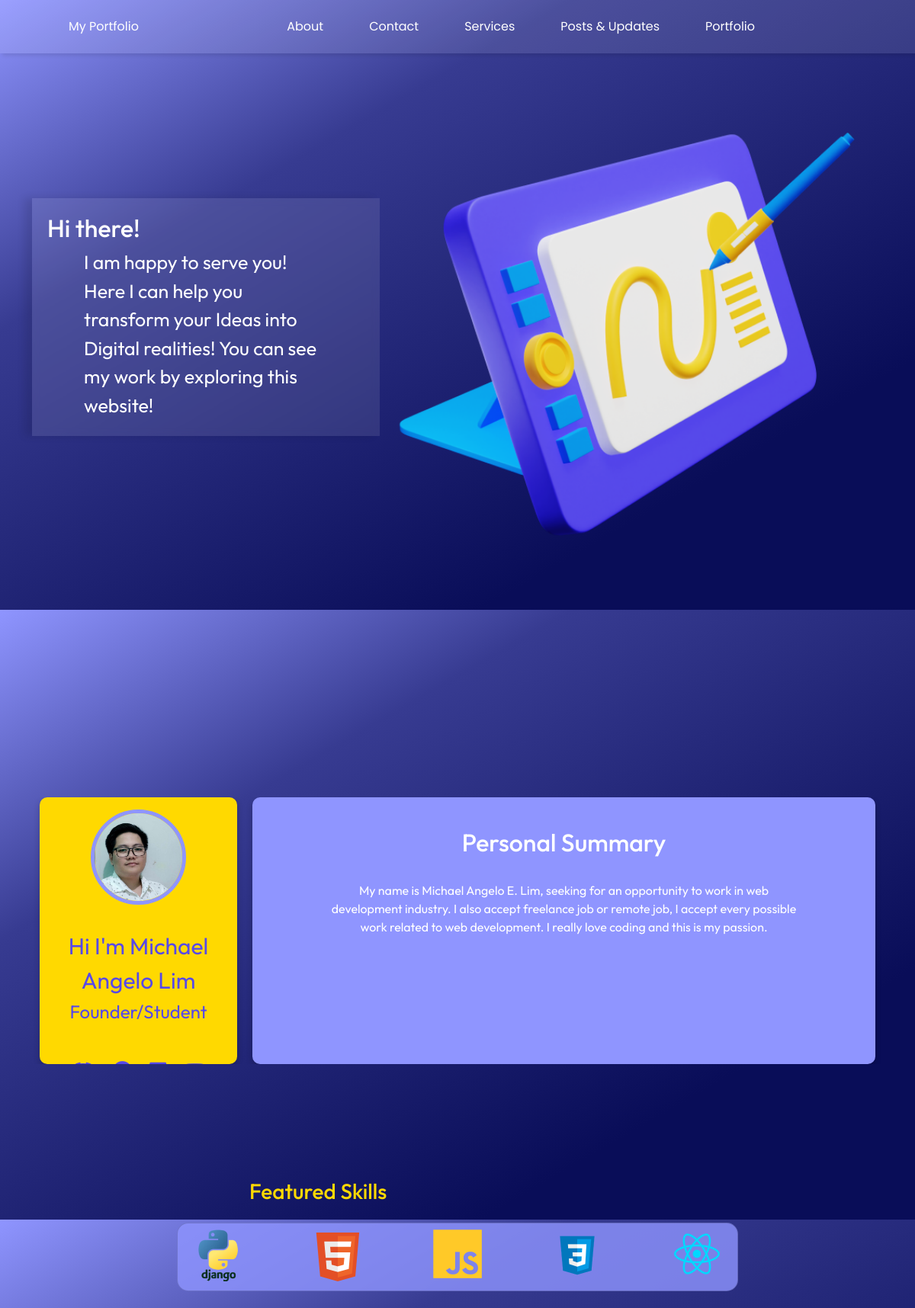
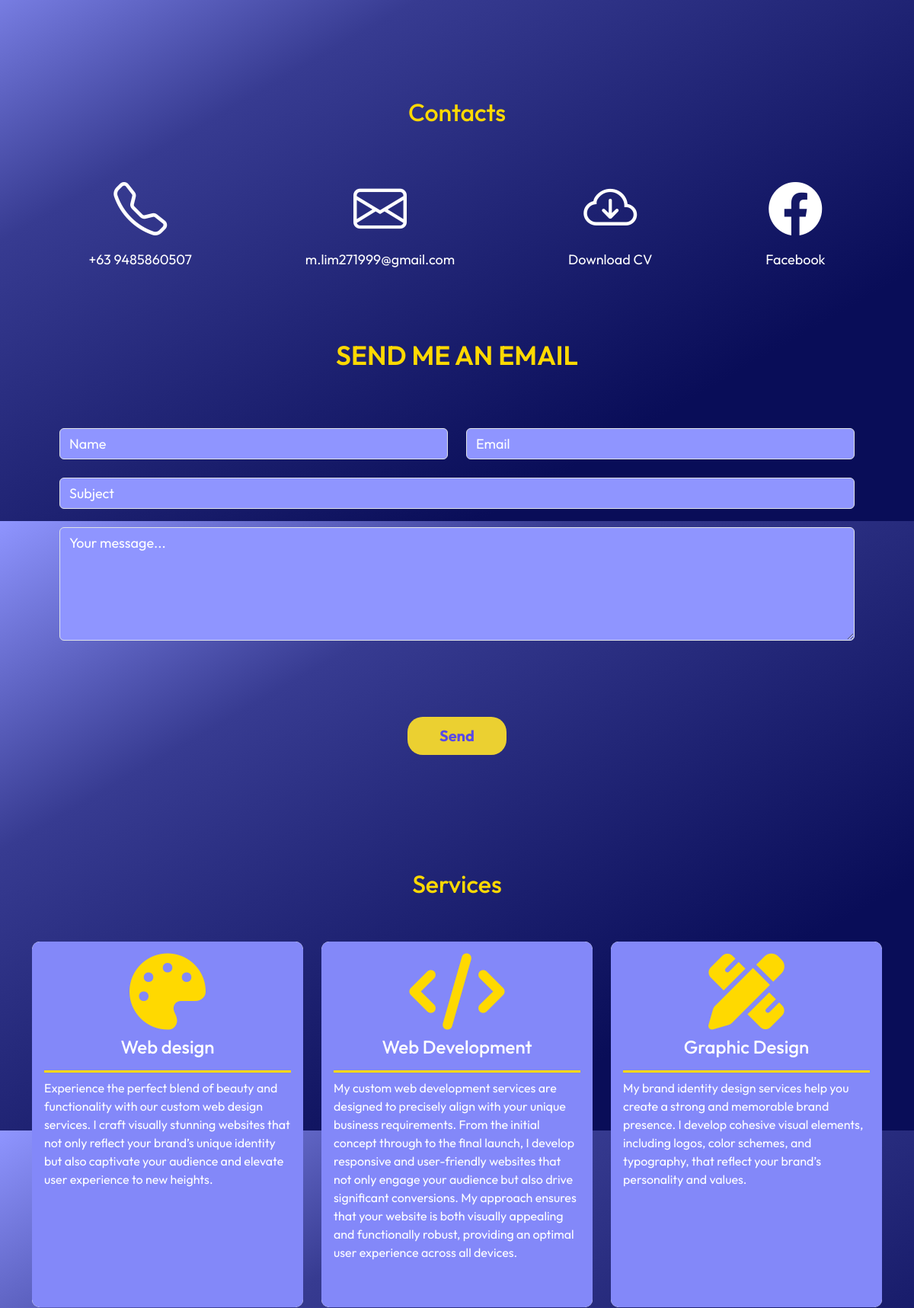
The page / (upper part) on the database its author committed (2 pictures, top to bottom).
### CV/models.py (models this page shows, shortened)
class Mainsection(models.Model):
    Description = models.CharField(max_length=200)
    showcaseimg = models.ImageField(upload_to='showcaseimage/')

class subsection(models.Model):
    Name = models.CharField(max_length=200)
    image = models.ImageField(upload_to='profileimage/', null=True, blank=True)
    personalsummary = models.CharField(max_length=500)
    featuredskills = models.ImageField(upload_to='skillicon/', null=True, blank=True)

### CV/views.py (the view)
# urls.py: path('', views.home, name='home'),
def home(request):
    sub = subsection.objects.all()
    main = Mainsection.objects.all()
    if request.method == "POST":
        Name = request.POST['Name']
        cx_email = request.POST['email']
        subject = request.POST['subject']
        feedback = request.POST['feedback']
        send_mail(
            'Name: ' + Name + ', Subject: ' + subject + ', ' + cx_email, # subject
            feedback, # message
            cx_email, # sender's email email
            ['agshards@gmail.com'] # receiver's email
        )
        messages.success(request, ('Thank you for your response!'))
        return render(request, 'home.html', {'main':main, 'sub':sub, 'Name':Name})
    else:
        return render(request, 'home.html', {'main':main, 'sub':sub})

### CV/templates/home.html (shortened to what this page needs)
{% extends 'base.html' %}
{%load static%}
{% block content %}
<div class="main-sec container">
        {% for msec in main %}
            <div class="text-box showimg">
                <h2>Hi there!</h2>
                <p>{{ msec.Description }}</p>
            </div>
            <div class="right">
                <img class="showimg" src="{{ msec.showcaseimg.url }}" alt="">
            </div>
        {% endfor %}
</div>
<div style="height: 300px; display: block;"></div>
<section id="aboutsection">
{% for sub in sub %}
<div class="sub-sec container">
    <div class="leftCard">
        <div class="card-left">
            <img src="{{ sub.image.url }}" class="mx-auto">
            <span>Hi I'm {{ sub.Name }}</span>
            <span class="leftCardTitle">Founder/Student</span>
            <div class="mx-auto mt-5">
                <div class="container">
                    <div class="contactlinks">
                        <a href="https://discord.gg/JhGNQwaeZt" class="fa-brands fa-discord"></a>
                        <a href="https://www.facebook.com/MichaelAngeloLim2799" class="fa-brands fa-facebook"></a>
                        <a href="https://www.linkedin.com/in/michael-angelo-lim-0a1b38300/" class="fa-brands fa-linkedin"></a>
                        <a href="https://www.youtube.com/@Greywolf2127" class="fa-brands fa-youtube"></a>
                    </div>
                </div>
            </div>
        </div>
    </div>
    <div class="rightCard">
        <div class="card-right">
            <h2>Personal Summary</h2>
            <p>{{ sub.personalsummary }}</p>
        </div>
    </div>
</div>
</section>
<div style="height: 150px; display: block;"></div>
<div class="container">
    <div class="row justify-content-center">
    <div class="col-6 mb-3">
        <h3 style="color: var(--text-yellow-100);">Featured Skills</h3>
    </div>
</div>
</div>
<div class="container">
    <div class="row">
        <div class="col-2">
        </div>
        <div class="col-8">
            <div class="card" id="featuredskills" style="background:rgba(143, 149, 255, 0.8); border-radius: 15px; height: 90px;">
                    <img class="mx-auto mt-2" src="{% static 'assets/skill icons.png' %}" alt="" style="max-width: fit-content;">
            </div>
        </div>
        <div class="col-2">
            </div>
        </div>
    </div>
{% endfor %}
<div style="height: 150px; display: block;"></div>
<section id="contactsection">
        <div class="container mb-5">
            <div class="contactheader mb-5">
                <div class="contactborder">
                    <h2>Contacts</h2>
                </div>
            </div>
            <div class="contactinfo">
                <a href="#" class="bi bi-telephone" style="font-size: 70px;"><p>+63 9485860507</p></a>
                <a href="#" class="bi bi-envelope" style="font-size: 70px;"><p>m.lim271999@gmail.com</p></a>
                <a href="#" class="bi bi-cloud-arrow-down" style="font-size: 70px;"><p>Download CV</p></a>
                <a href="https://www.facebook.com/MichaelAngeloLim2799" class="bi bi-facebook" style="font-size: 70px;"><p>Facebook</p></a>
            </div>
            <div class="nested container">
                <p>SEND ME AN EMAIL</p>
            </div>
        </div>
        <div class="container px-5">
            <form action="{% url 'home' %}" method="post">
                <div class="contactrow row">
                    <div class="col-md-6 mb-4">
                        <input type="text" class="form-control" name="Name" placeholder="Name" required>
                    </div>
                    <div class="col-md-6 mb-4">
                        <input type="email" class="form-control" name="email" placeholder="Email" required>
                    </div>
                    <div class="col-md-12 mb-4">
                        <input type="text" class="form-control" name="subject" placeholder="Subject" required>
                    </div>
                    <div class="col-md-12">
                        <textarea class="form-control" name="feedback" rows="5" placeholder="Your message..." required></textarea>
                    </div>
                </div>
                <div class="sendbtn">
                    <button type="submit" class="button">Send</button>
                </div>
            </form>
        </div>
</section>
<div style="height: 150px; display: block;"></div>
<section id="services">
    <div class="container">
        <div class="contactheader mb-5">
            <div class="contactborder">
                <h2>Services</h2>
            </div>
        </div>
        <div class="row">
  <div class="col-sm-4 mb-3">
    <div class="card">
      <div class="card-body">
        <h5 class="card-title"><i class="fa-solid fa-palette"></i></h5>
        <h4 class="card-title">Web design</h4>
        <p class="card-text">Experience the perfect blend of beauty and functionality with our custom web design services. I craft visually stunning websites that not only reflect your brand’s unique identity but also captivate your audience and elevate user experience to new heights.</p>
      </div>
    </div>
  </div>
  <div class="col-sm-4 mb-3">
    <div class="card">
      <div class="card-body">
        <h5 class="card-title"><i class="fa-solid fa-code"></i></h5>
        <h4 class="card-title">Web Development</h4>
        <p class="card-text">My custom web development services are designed to precisely align with your unique business requirements. From the initial concept through to the final launch, I develop responsive and user-friendly websites that not only engage your audience but also drive significant conversions. My approach ensures that your website is both visually appealing and functionally robust, providing an optimal user experience across all devices.</p>
      </div>
    </div>
  </div>
  <div class="col-sm-4 mb-3">
    <div class="card">
      <div class="card-body">
        <h5 class="card-title"><i class="fa-solid fa-pen-ruler"></i></h5>
        <h4 class="card-title">Graphic Design</h4>
        <p class="card-text">My brand identity design services help you create a strong and memorable brand presence. I develop cohesive visual elements, including logos, color schemes, and typography, that reflect your brand’s personality and values.</p>
      </div>
    </div>
  </div>
</div>
    </div>
</section>
{% endblock %}

### CV/templates/base.html (shortened to what this page needs)
{% load static %}
<!DOCTYPE html>
<html lang="en">
<head>
    <link rel="stylesheet" href="https://cdn.jsdelivr.net/npm/bootstrap-icons@1.11.3/font/bootstrap-icons.min.css">
    <link rel="stylesheet" href="https://cdnjs.cloudflare.com/ajax/libs/font-awesome/6.5.2/css/all.min.css" />
    <link rel="stylesheet" href="{% static 'css/style.css'%}">
    <link rel="stylesheet" href="{% static 'css/mStyle.css'%}">
    <link href="https://cdn.jsdelivr.net/npm/bootstrap@5.3.3/dist/css/bootstrap.min.css" rel="stylesheet">
</head>
<body>
    {% include 'navbar.html' %}
    {% block content %}
    {% endblock %}
</body>
</html>

### CV/templates/navbar.html (shortened to what this page needs)
{% load static %}
<link rel="stylesheet" href="{% static 'css/mStyle.css'%}">
<nav>
    <ul class="">
        <li><a href="{% url 'home' %}">My Portfolio</a></li>
        <li class="hideOnMobile"><a href="{% url 'home' %}#aboutsection">About</a></li>
        <li class="hideOnMobile"><a href="{% url 'home' %}#contactsection">Contact</a></li>
        <li class="hideOnMobile"><a href="{% url 'home' %}#services">Services</a></li>
        <li class="hideOnMobile"><a href="{% url 'posts' %}">Posts & Updates</a></li>
        <li class="hideOnMobile"><a href="{% url 'portfolio' %}">Portfolio</a></li>
    </ul>
</nav>

### static/css/style.css (style rules this page uses)
:root { --text-yellow-100: rgb(255, 217, 0); --text-purple-100: rgb(143,149,255); }
* { margin: 0; padding: 0; font-family: "Outfit"; }
html { scroll-behavior: smooth; }
body { min-height: 100vh; background: rgb(143,149,255); background: linear-gradient(150deg, rgba(143,149,255,1) 0%, rgba(55,59,145,1) 29%, rgba(9,13,88,1) 78%); }
nav { background-color: rgba(255, 255, 255, 0.1); box-shadow: 3px 3px 5px rgba(0, 0, 0, 0.1); }
nav ul { width: 100%; list-style: none; display: flex; justify-content: flex-end; align-items: center; padding: 0 15vmin 0 60px; }
nav li { height: 70px; }
nav a { height: 100%; padding: 0 30px; font-family: "Poppins"; text-decoration: none; display: flex; align-items: center; color: white; }
nav li:first-child { margin-right: auto; }
.main-sec { min-height: 80vh; display: flex; align-items: center; justify-content: space-between; }
.main-sec .right img { float: right; width: 55vmin; }
.text-box { backdrop-filter: blur(5px); background-color: rgba(255, 255, 255, 0.1); box-shadow: -10px 0 10px rgba(0, 0, 0, 0.1); color: white; padding: 20px 0 5px 20px; }
.text-box p { font-size: 25px; padding-right: 4rem; padding-left: 3rem; }
.button { border: none; outline: none; height: 50px; width: 130px; background: rgba(235, 208, 49, 1); border-radius: 20px; font-family: "Outfit"; font-weight: 700; font-size: 20px; color: rgba(87, 73, 233, 1); transition: 0.3s ease; }
.sub-sec:after { content: ""; display: table; clear: both; }
.card-right { border-radius: 10px; box-shadow: 0 4px 8px 0 rgba(0, 0, 0, 0.2); padding: 16px; text-align: center; background-color: var(--text-purple-100); color: white; height: 350px; }
.card-left { border-radius: 10px; box-shadow: 0 4px 8px 0 rgba(0, 0, 0, 0.2); padding: 16px; text-align: center; background-color: var(--text-yellow-100); color: var(--text-purple-100); height: 350px; }
.leftCard { float: left; width: 25%; padding: 0 10px; overflow: hidden auto; animation: appear linear; animation-timeline: view(); animation-range: entry 0 cover 25%; }
.leftCard img { width: 125px; display: block; border-radius: 50%; border: 5px solid var(--text-purple-100); margin-bottom: 2rem; }
.leftCard span { font-size: 2.5vmin; }
.leftCard .leftCardTitle { font-size: 2vmin; }
.contactlinks { display: block; justify-content: space-around; text-align: center; }
.contactlinks a { font-size: 25px; margin: 0px 10px 0px 10px; text-decoration: none; color: rgba(87, 73, 233, 1); }
.rightCard { float: left; width: 75%; padding: 0 10px; overflow: hidden auto; animation: appear linear; animation-timeline: view(); animation-range: entry 0 cover 25%; }
.rightCard h2 { padding: 1.5rem; }
.rightCard p { padding: 0 5rem; }
.container #featuredskills { overflow: auto; overflow-y: hidden; }
span { color: rgba(87, 73, 233, 1); }
.contactheader { display: flex; justify-content: center; }
.contactheader h2 { color: var(--text-yellow-100); }
.contactinfo { display: flex; justify-content: space-around; text-align: center; top: 100%; }
.contactinfo a { text-decoration: none; color: white; }
.contactinfo p { font-family: 'Outfit'; font-size: 18px }
.nested { margin: 70px; text-align: center; color: var(--text-yellow-100); font-size: 35px; font-weight: 600; }
.contactrow input { background: var(--text-purple-100); color: white; font-family: 'Outfit'; font-size: 18px; }
.contactrow input::placeholder { color: white; font-family: 'Outfit'; font-size: 18px; }
.contactrow textarea { background: var(--text-purple-100); color: white; font-family: 'Outfit'; font-size: 18px; }
.contactrow textarea::placeholder { color: white; font-family: 'Outfit'; font-size: 18px; }
.sendbtn { display: flex; justify-content: center; margin-top: 100px; }
.card-body { background: rgb(131, 136, 249); }
.card-body .card-title { color: white; font-family: "Outfit"; }
.card .card-text { color: white; font-family: "Outfit"; }
h5 i { color: var(--text-yellow-100); font-size: 100px; }
#services .card-title { text-align: center; }
#services h4 { border-bottom: 3px solid var(--text-yellow-100); height: 3rem; }
#services .card { border: none; border-radius: 10px; transition: all .5s ease; height: 40vmin; overflow: hidden; }
#services .card-body { border-radius: 10px; }
.card { animation: appear linear; animation-timeline: view(); animation-range: entry 0 cover 25%; }
.showimg { animation: appear 1s linear; }

### rows shown on the page
Mainsection: Description "I am happy to serve you! Here I can help you transform your Ideas into Digital realities! You can see my work by exploring this website!", showcaseimg (picture)
subsection: image (picture), Name "Michael Angelo Lim", personalsummary "My name is Michael Angelo E. Lim, seeking for an opportunity to work in web development industry. I also accept freelance job or remote job, I accept every possible work related to web development. I really love coding and this is my passion."
